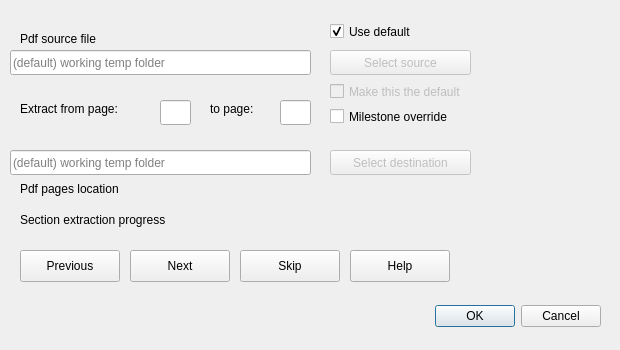
<?xml version="1.0" encoding="UTF-8"?>
<ui version="4.0">
 <class>ExtractDialog</class>
 <widget class="QDialog" name="ExtractDialog">
  <property name="contextMenuPolicy">
   <enum>Qt::CustomContextMenu</enum>
  </property>
  <property name="windowModality">
    <enum>Qt::NonModal</enum>
  </property>
  <property name="geometry">
   <rect>
    <x>0</x>
    <y>0</y>
    <width>620</width>
    <height>350</height>
   </rect>
  </property>
  <property name="windowTitle">
   <string>Exract pdf pages</string>
  </property>
  <widget class="QDialogButtonBox" name="buttonBox">
   <property name="geometry">
    <rect>
    <x>420</x>
    <y>300</y>
    <width>181</width>
     <height>32</height>
    </rect>
   </property>
   <property name="orientation">
    <enum>Qt::Horizontal</enum>
   </property>
   <property name="standardButtons">
    <set>QDialogButtonBox::Cancel|QDialogButtonBox::Ok</set>
   </property>
  </widget>
  <widget class="QLineEdit" name="SourceLineEdit">
   <property name="geometry">
    <rect>
     <x>10</x>
     <y>50</y>
     <width>301</width>
     <height>25</height>
    </rect>
   </property>
   <property name="placeholderText">
    <string>(default) working temp folder</string>
   </property>
  </widget>
  <widget class="QPushButton" name="SourceButton">
   <property name="enabled">
    <bool>false</bool>
   </property>
   <property name="geometry">
    <rect>
     <x>330</x>
     <y>50</y>
     <width>141</width>
     <height>25</height>
    </rect>
   </property>
   <property name="text">
    <string>Select source</string>
   </property>
   <property name="icon">
    <iconset resource="../UI_Icons.qrc">
     <normaloff>:/Icons/Icons/pdf-extract1.png</normaloff>:/Icons/Icons/pdf-extract1.png</iconset>
   </property>
  </widget>
  <widget class="QLineEdit" name="FirstPageLineEdit">
   <property name="geometry">
    <rect>
     <x>160</x>
     <y>100</y>
     <width>31</width>
     <height>25</height>
    </rect>
   </property>
  </widget>
  <widget class="QLabel" name="FirstPageLabel">
   <property name="geometry">
    <rect>
     <x>20</x>
     <y>100</y>
     <width>131</width>
     <height>17</height>
    </rect>
   </property>
   <property name="text">
    <string>Extract from page:</string>
   </property>
  </widget>
  <widget class="QLineEdit" name="LastPageLineEdit">
   <property name="geometry">
    <rect>
     <x>280</x>
     <y>100</y>
     <width>31</width>
     <height>25</height>
    </rect>
   </property>
  </widget>
  <widget class="QLabel" name="LastPageLabel">
   <property name="geometry">
    <rect>
     <x>210</x>
     <y>100</y>
     <width>71</width>
     <height>17</height>
    </rect>
   </property>
   <property name="text">
    <string>to page:</string>
   </property>
  </widget>
  <widget class="QPushButton" name="DestinationButton">
   <property name="enabled">
    <bool>false</bool>
   </property>
   <property name="geometry">
    <rect>
     <x>330</x>
     <y>150</y>
     <width>141</width>
     <height>25</height>
    </rect>
   </property>
   <property name="text">
    <string>Select destination</string>
   </property>
   <property name="icon">
    <iconset resource="../UI_Icons.qrc">
     <normaloff>:/Icons/Icons/folder-open-image.png</normaloff>:/Icons/Icons/folder-open-image.png</iconset>
   </property>
  </widget>
  <widget class="QLineEdit" name="DestinationLineEdit">
   <property name="geometry">
    <rect>
     <x>10</x>
     <y>150</y>
     <width>301</width>
     <height>25</height>
    </rect>
   </property>
   <property name="placeholderText">
    <string>(default) working temp folder</string>
   </property>
  </widget>
  <widget class="QLabel" name="SourceLabel">
   <property name="geometry">
    <rect>
     <x>20</x>
     <y>30</y>
     <width>121</width>
     <height>17</height>
    </rect>
   </property>
   <property name="text">
    <string>Pdf source file</string>
   </property>
  </widget>
  <widget class="QLabel" name="DestinationLabel">
   <property name="geometry">
    <rect>
     <x>20</x>
     <y>180</y>
     <width>131</width>
     <height>17</height>
    </rect>
   </property>
   <property name="text">
    <string>Pdf pages location</string>
   </property>
  </widget>
  <widget class="QCheckBox" name="defaultsrcBox">
   <property name="geometry">
    <rect>
     <x>330</x>
     <y>20</y>
     <width>101</width>
     <height>23</height>
    </rect>
   </property>
   <property name="text">
    <string>Use default</string>
   </property>
   <property name="checked">
    <bool>true</bool>
   </property>
  </widget>
  <widget class="QCheckBox" name="MakeDefaultCheckBox">
   <property name="enabled"><bool>false</bool></property>
   <property name="geometry"><rect><x>330</x><y>80</y><width>181</width><height>23</height></rect></property>
   <property name="text"><string>Make this the default</string></property>
  </widget>
  <widget class="QCheckBox" name="MilestoneOverrideCheckBox">
   <property name="geometry"><rect><x>330</x><y>105</y><width>181</width><height>23</height></rect></property>
   <property name="text"><string>Milestone override</string></property>
  </widget>
  <widget class="QLabel" name="ProgressLabel">
   <property name="geometry"><rect><x>20</x><y>210</y><width>581</width><height>20</height></rect></property>
   <property name="text"><string>Section extraction progress</string></property>
  </widget>
  <widget class="QPushButton" name="PreviousButton">
   <property name="geometry"><rect><x>20</x><y>250</y><width>100</width><height>32</height></rect></property>
   <property name="text"><string>Previous</string></property>
  </widget>
  <widget class="QPushButton" name="NextButton">
   <property name="geometry"><rect><x>130</x><y>250</y><width>100</width><height>32</height></rect></property>
   <property name="text"><string>Next</string></property>
  </widget>
  <widget class="QPushButton" name="SkipButton">
   <property name="geometry"><rect><x>240</x><y>250</y><width>100</width><height>32</height></rect></property>
   <property name="text"><string>Skip</string></property>
  </widget>
  <widget class="QPushButton" name="HelpButton">
   <property name="geometry"><rect><x>350</x><y>250</y><width>100</width><height>32</height></rect></property>
   <property name="text"><string>Help</string></property>
  </widget>
 </widget>
 <resources>
  <include location="../UI_Icons.qrc"/>
 </resources>
 <connections>
  <connection>
   <sender>buttonBox</sender>
   <signal>accepted()</signal>
   <receiver>ExtractDialog</receiver>
   <slot>accept()</slot>
   <hints>
    <hint type="sourcelabel">
     <x>248</x>
     <y>254</y>
    </hint>
    <hint type="destinationlabel">
     <x>157</x>
     <y>274</y>
    </hint>
   </hints>
  </connection>
  <connection>
   <sender>buttonBox</sender>
   <signal>rejected()</signal>
   <receiver>ExtractDialog</receiver>
   <slot>reject()</slot>
   <hints>
    <hint type="sourcelabel">
     <x>316</x>
     <y>260</y>
    </hint>
    <hint type="destinationlabel">
     <x>286</x>
     <y>274</y>
    </hint>
   </hints>
  </connection>
 </connections>
</ui>
